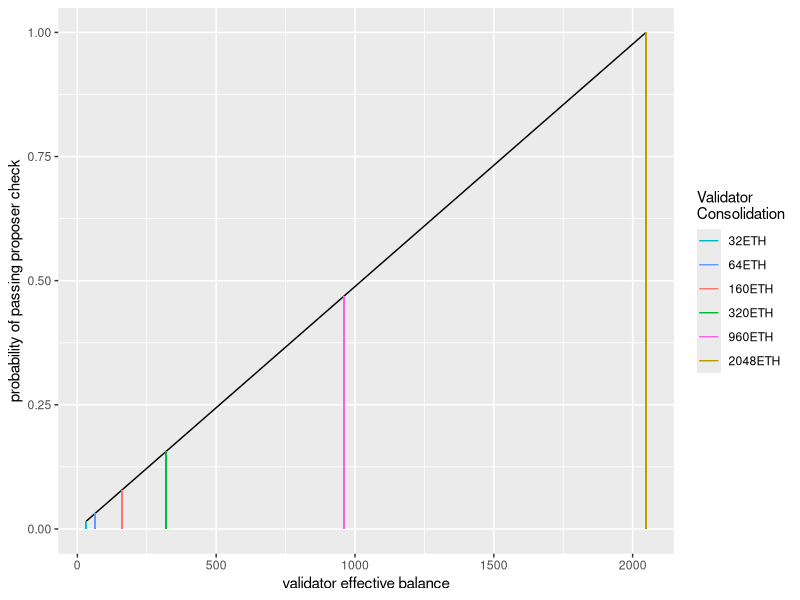

R code for this plot:
## ---- chunk 1
library(data.table)
library(ggplot2)
library(knitr)
library(lubridate)
library(rmarkdown)
library(skimr)
library(tidyverse)

options(digits=10)
options(scipen = 999) 

# See knit options in https://www.r-bloggers.com/2021/03/default-knitr-options-and-hooks/ 
knitr::opts_chunk$set(dpi = if (knitr::is_latex_output()) 72 else 300,
                      echo=FALSE)
## ---- chunk 2
x <- c(32, 64, 160, 320, 960, 2048)
y <- c(0.015625, 0.03125, 0.078125, 0.15625, 0.46875, 1.00)

proposer_check <- data.frame(x,y)

proposer_check_graph <- ggplot(data=proposer_check, aes(x=x,y=y)) +
                        geom_line() +
                        xlab("validator effective balance") +
                        ylab("probability of passing proposer check") +
                        xlim(32,2048) +
                        ylim(0,1) +
                        geom_segment(aes(x = 32, y = 0, xend = 32, yend = 0.015625, colour="32ETH")) +
                        geom_segment(aes(x = 64, y = 0, xend = 64, yend = 0.03125, colour="64ETH")) + 
                        geom_segment(aes(x = 160, y = 0, xend = 160, yend = 0.078125, colour="160ETH")) +
                        geom_segment(aes(x = 320, y = 0, xend = 320, yend = 0.15625, colour="320ETH")) + 
                        geom_segment(aes(x = 960, y = 0, xend = 960, yend = 0.46875, colour="960ETH")) +
                        geom_segment(aes(x = 2048, y = 0, xend = 2048, yend = 1, colour="2048ETH")) + 
                        labs(colour="Validator\nConsolidation") +
                        scale_colour_discrete(breaks=c("32ETH", "64ETH", "160ETH", "320ETH","960ETH","2048ETH")) # reorder legend labels

ggsave("/Users/sandra/data/rig/plots/proposer_check_graph.png")
